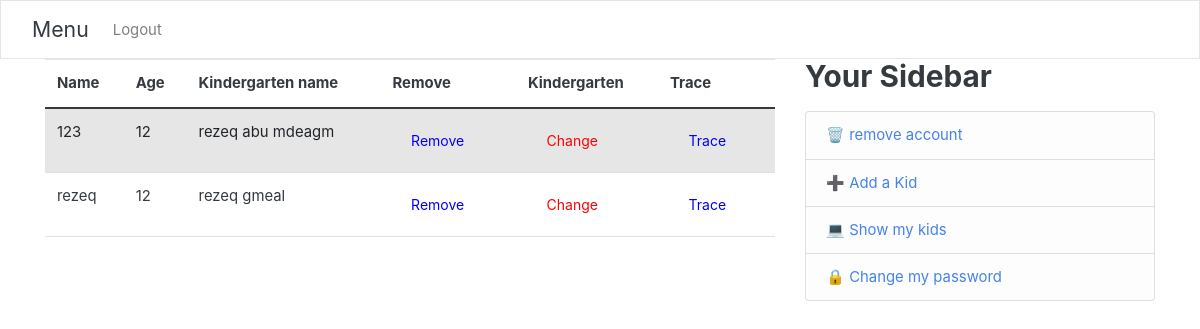
Page /show_kids/ (signed in) on the earlier database version.
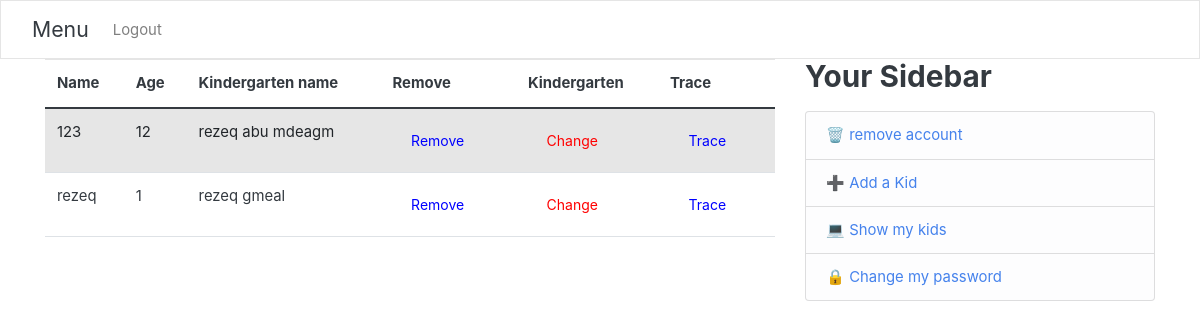
Same page on the later database version.
### users/models.py (models this page shows, shortened)
class Kid(User):
    age=models.IntegerField()
    myParent=models.ForeignKey(Parent,on_delete=models.CASCADE)
    garten=models.ForeignKey(Kindergarten, blank=True, null=True,on_delete=models.SET_NULL)
    class Meta:
        verbose_name_plural = "Kid"

class Kindergarten(models.Model):
    seatLimit=models.IntegerField()
    name=models.CharField(max_length=100,primary_key=True)
    myTeacher = models.OneToOneField(Teacher,  on_delete=models.CASCADE, primary_key=False)

### users/views.py (the view)
# urls.py: path('show_kids/',user_views.show_kids,name='show_kids'),
@login_required
def show_kids(req):
    parent=Parent.objects.filter(username=req.user.username).first()
    kids=parent.kid_set.all()
    context={
        'kids':kids,
        'parent':True,'teacher':False,'kid':False
    }
    return render(req,'users/showKids.html',context)

### users/myapp_tags.py (called while the page is built)
@register.simple_tag
def get_model1_object(user):
    parent=Parent.objects.filter(username=user.username).first()
    teacher=Teacher.objects.filter(username=user.username).first()
    kid=Kid.objects.filter(username=user.username).first()
    ans=[]
    if parent:
        ans.append(True)
    else:
        ans.append(False)
    HaveGarten = False
    if teacher:
        try:
            Garten=Kindergarten.objects.get(myTeacher=teacher)
        except:
            HaveGarten = False
        else:
            HaveGarten = Garten.name
        ans.append(True)
    else:
        ans.append(False)
    if kid:
        ans.append(True)
    else:
        ans.append(False)
    ans.append(HaveGarten)
    return ans

### users/templates/users/showKids.html
{% extends "users/base.html" %}
{% block content %}
<table class="table table-striped">
<thead>
    <tr>
        <th scope="col">Name </th>
        <th scope="col">Age </th>
        <th scope="col">Kindergarten name</th>
        <th scope="col">Remove</th>
        <th scope="col">Kindergarten</th>
        <th scope="col">Trace</th>
    </tr>
</thead>
<tbody>
{% for kid in kids %}
<tr>
    <td>{{kid.first_name}}</td>
    <td>{{kid.age}}</td>
    {% if kid.garten %}
        <td>{{kid.garten.name}}</td>
        {% else %}
        <td>Empty</td>
    {%endif%}
    <td><a href="{% url 'delete_kid' username=kid.username %}" style="color:blue" class="btn">Remove</a></td>
    {% if kid.garten %}
        <td><a class="btn" style="color:red" href="{% url 'Change_Kindergarten' username=kid.username %}">Change </a></td>
        <td><a href="{% url 'TraceKid' username=kid.username %}" style="color:blue" class="btn">Trace</a></td>
        {% else %}
        <td><a class="btn" style="color:blue" href="{% url 'Register_To_Kindergarten' username=kid.username %}">Register </a></td>
    {%endif%}
  </tr>
{%endfor%}
</tbody>
</table>
{%endblock%}

Differences in the rows shown:
changed Kid "rezeq": age "12" → "1"
